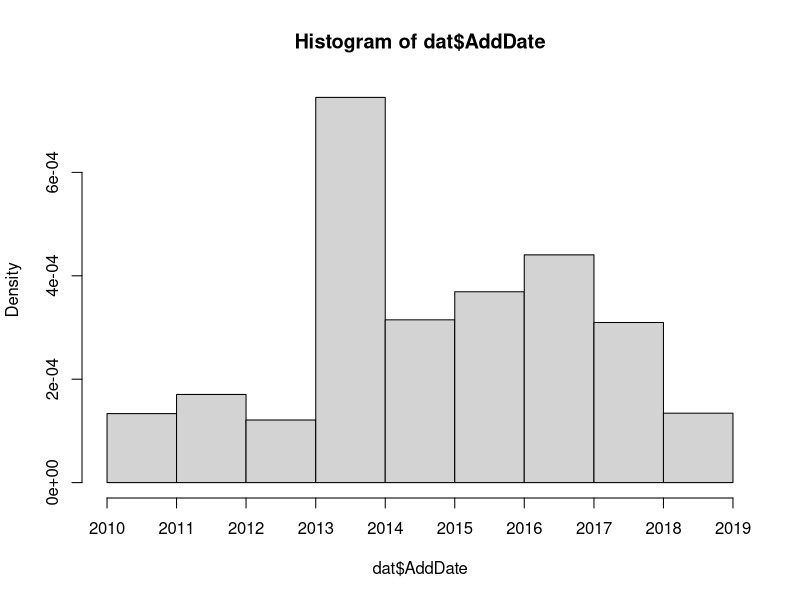

The R script that drew this image:
## trying out phenology github

dat <- read.csv("trees.csv")

## first clear up date
dat$AddDate <- as.Date(dat$date_of_addition)

range(dat$AddDate, na.rm=TRUE) ## earliest is 2010-06-01

table(is.na(dat$AddDate)) ## only 8 NAs

## make histogram of add dates
hist(dat$AddDate, breaks = as.Date(c("2010-01-01", "2011-01-01", "2012-01-01", "2013-01-01", "2014-01-01", "2015-01-01", "2016-01-01", "2017-01-01", "2018-01-01", "2019-01-01")))
